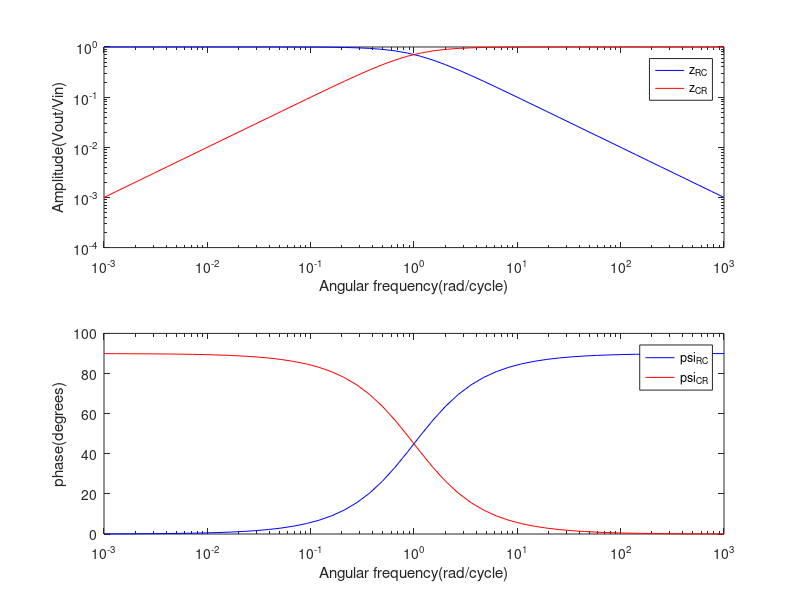

The MATLAB script that drew this image:
clear
clf %clears figures
w = logspace(-3,3); % create log-spaced vector for (omega) w from 10^-3 to 10^3
zRC= 1./sqrt(1 + w.^2); % compute the amplitude for an RC filter
zCR = w./sqrt(1 + w.^2); % compute the amplitude for an CR filter

subplot(2,1,1) %In 2 plots by 1 column, this is plot 1
loglog(w, zRC, "b" )
hold on
loglog(w, zCR, "r-" )
ylabel( "Amplitude(Vout/Vin)" )
xlabel( "Angular frequency(rad/cycle)" )
legend( "z_{RC}" , "z_{CR}" )

subplot(2,1,2) %In 2 plots by 1 column, this is plot 2
semilogx(w, atan(w)*57.3, "b" )
hold on
semilogx(w, (3.14/2 - atan(w))*57.3, "r-" )
ylabel( "phase(degrees)" )
xlabel( "Angular frequency(rad/cycle)" )
legend( "psi_{RC}" , "psi_{CR}" )